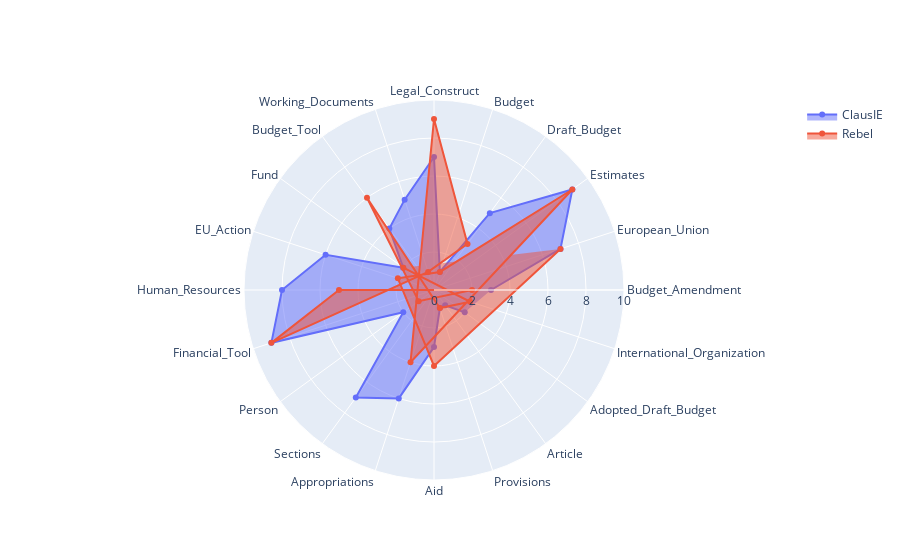

The notebook cell saved with this chart:
### Code cell
# Radar Chart to compare captured total entities 

import plotly.graph_objects as go

categories_claus = total_freq_rule["Class"].tolist()

categories_rebel = total_freq_rebel["Class"].tolist()

r_claus = total_freq_rule["Unique_Frequency"].tolist()

r_rebel = total_freq_rebel["Unique_Frequency"].tolist()

fig = go.Figure()

fig.add_trace(go.Scatterpolar(
      r=r_claus,
      theta=categories_claus,
      fill='toself',
      name='ClausIE'
))
fig.add_trace(go.Scatterpolar(
      r=r_rebel,
      theta=categories_rebel,
      fill='toself',
      name='Rebel'
))

fig.update_layout(
  polar=dict(
    radialaxis=dict(
      visible=True,
      range=[0, 10]
    )),
  showlegend=True
)

fig.show()

### Figure 1 — Plotly figure (JSON) as saved in the notebook; plotly's stock layout.template omitted (floating-point values rounded to 4 significant figures)
{"data": [{"fill": "toself", "name": "ClausIE", "r": [3, 7, 9, 5, 1, 7, 5, 4, 2, 6, 8, 9, 2, 7, 6, 3, 1, 1, 2], "theta": ["Budget_Amendment", "European_Union", "Estimates", "Draft_Budget", "Budget", "Legal_Construct", "Working_Documents", "Budget_Tool", "Fund", "EU_Action", "Human_Resources", "Financial_Tool", "Person", "Sections", "Appropriations", "Aid", "Provisions", "Article", "Adopted_Draft_Budget"], "type": "scatterpolar"}, {"fill": "toself", "name": "Rebel", "r": [7, 4, 2, 1, 9, 4, 9, 3, 1, 9, 5, 2, 1, 6, 1, 2, 2], "theta": ["European_Union", "Aid", "EU_Action", "Budget", "Estimates", "Appropriations", "Legal_Construct", "Draft_Budget", "Working_Documents", "Financial_Tool", "Human_Resources", "Budget_Amendment", "Person", "Budget_Tool", "Provisions", "International_Organization", "Fund"], "type": "scatterpolar"}], "layout": {"polar": {"radialaxis": {"range": [0, 10], "visible": true}}, "showlegend": true}}
